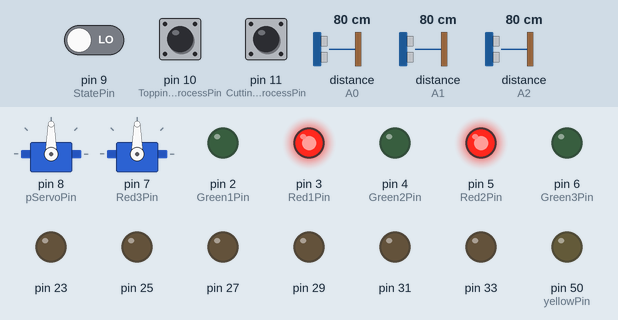
Recording of a sketch running on a simulated Arduino Mega 2560, built with avr-gcc and run on an emulated ATmega2560. On the bench: 2 × servo, output pins drawn as LEDs (lit = HIGH). The test bench sets the inputs (shaded band); at power-on: pin 10 (ToppingStartProcessPin) LOW, distance to the obstacle (sensors on A0, A1, A2) 80 cm, pin 9 (StatePin) LOW, pin 11 (CuttingStartProcessPin) LOW. Pins used as bus, display or sensor lines are not drawn; what the sketch prints to the serial monitor is not drawn.

Above: at 1.2 s.
1.3 s: pin 10 (ToppingStartProcessPin) pulled HIGH for 0.15 s
At 1.7 s:
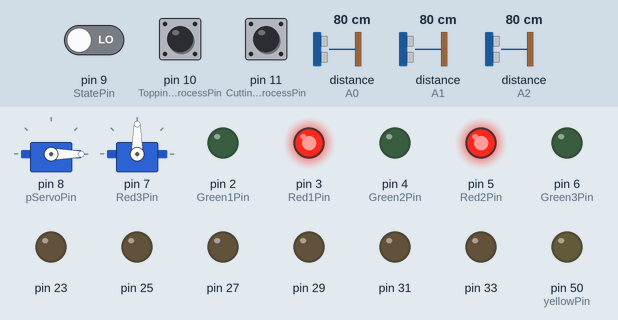
At 4.0 s:
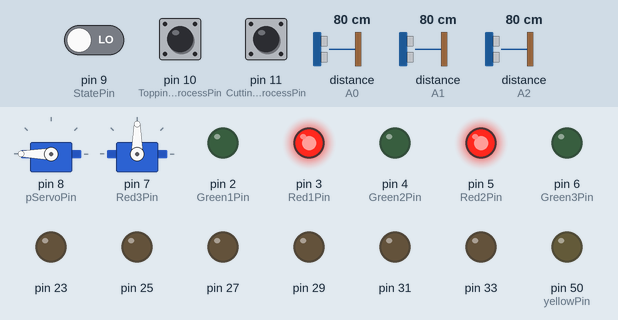
4.4 s: distance to the obstacle (sensor on A0) set to 2 cm
7.4 s: distance to the obstacle (sensor on A1) set to 22 cm
9.8 s: distance to the obstacle (sensor on A1) set to 17 cm
At 10.6 s:
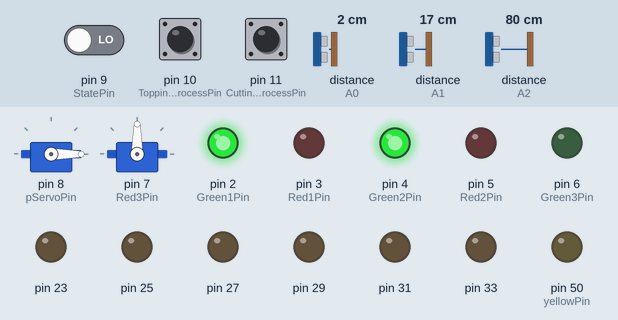
11.3 s: distance to the obstacle (sensor on A2) set to 21 cm
12.8 s: distance to the obstacle (sensor on A2) set to 17 cm
At 13.8 s:
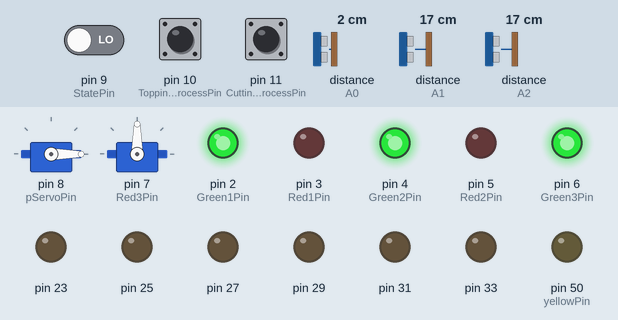
Timing chart, 0 to 15.3 s (numbered marks = the images above; inputs shaded):
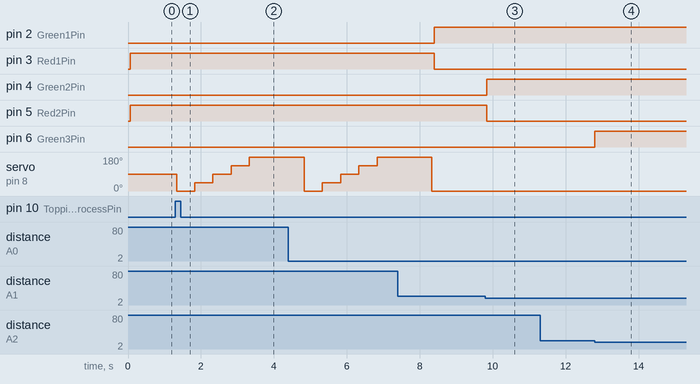

Measured:
- the behaviour switches between 20 and 19 cm on distance to the obstacle (sensor on A1) (found by bisection; images 2 and 3)
- the behaviour switches between 20 and 19 cm on distance to the obstacle (sensor on A2) (found by bisection; images 3 and 4)
- after the input at 1.3 s, servo on pin 8 (pServoPin): 90° → 0° at once, → 45° 0.50 s later, → 90° 0.50 s later, → 135° 0.50 s later, … (5 changes in this stretch)
- after the input at 9.8 s, pin 4 (Green2Pin): LOW → HIGH at once; pin 5 (Red2Pin): HIGH → LOW at once
- after the input at 11.3 s, every drawn part: stays the same
- after the input at 12.8 s, pin 6 (Green3Pin): LOW → HIGH at once

The sketch:

Slave.ino
```cpp
/*
   ╔═════════════════════════╗
   ║Category: School Project ║
   ║File Name: Slave         ║
   ║Programmer: Noam Cohen   ║
   ║Date: 28/5/2021          ║
   ╚═════════════════════════╝
*/

#include <Arduino.h>
#include <SharpIR.h>
#include <Servo.h>

/* Models :
  - GP2Y0A02YK0F --> "20150"
  - GP2Y0A21YK --> "1080"
  - GP2Y0A710K0F --> "100500"
  - GP2YA41SK0F --> "430"
*/
// Global SharpIR Assets
#define irModel 1080
int MinDistanceCM = 19;
int disCM1, disCM2, disCM3;
//==================

// SharpIR #1 Assets
#define irPin1 A0
SharpIR SharpIR1(irPin1, irModel);
//==================

// SharpIR #2 Assets
#define irPin2 A1
SharpIR SharpIR2(irPin2, irModel);
//==================

// SharpIR #3 Assets
#define irPin3 A2
SharpIR SharpIR3(irPin3, irModel);
//==================

// State Yellow LED Assets
#define yellowPin 50
//==================

// LED #1 Assets
#define Green1Pin 2
#define Red1Pin 3
//==================

// LED #2 Assets
#define Green2Pin 4
#define Red2Pin 5
//==================

// LED #3 Assets
#define Green3Pin 6
#define Red3Pin 7

//==================

// MotorDriver1 Assets
#define Motor1Delay 1500
#define Motor2Delay 1500
#define IN1 22
#define IN2 24
#define IN3 26
#define IN4 28

//==================

// MotorDriver2 Assets
#define Motor3Delay 2500
#define IN5 30
#define IN6 32
//==================

// Plate Servo Assets
Servo plateServo;
#define pServoPin 8
//==================

// Rack & Pinion Servo Assets
Servo rackServo;
#define rServoPin 7
int CutPos = 180, shortPos = 100;
//==================

// Functions Assets
#define StatePin 9
#define ToppingStartProcessPin 10
#define CuttingStartProcessPin 11
//==================

void setup() {
  Serial.begin(9600); // Establish communication at 9600 'baud rate'.
  pinMode(Green1Pin, OUTPUT); // Green Led - #1 RGB Led Setup.
  pinMode(Green2Pin, OUTPUT); // Green Led - #2 RGB Led Setup.
  pinMode(Green3Pin, OUTPUT); // Green Led - #3 RGB Led Setup.
  pinMode(Red1Pin, OUTPUT); // Red Led - #1 RGB Led Setup.
  pinMode(Red2Pin, OUTPUT); // Red Led - #2 RGB Led Setup.
  pinMode(Red3Pin, OUTPUT); // Red Led - #3 RGB Led Setup.
  pinMode(yellowPin, OUTPUT);
  for (int i = 22; i < 34; i = i + 2) {
    pinMode(i + 1, OUTPUT ); // 6 Motordrivers connections Setups.
    Serial.println(i);
  }
  // Turns off all motors.
  digitalWrite(IN1, LOW); digitalWrite(IN2, LOW); digitalWrite(IN3, LOW); digitalWrite(IN4, LOW); digitalWrite(IN5, LOW); digitalWrite(IN6, LOW);
  plateServo.attach(pServoPin); // Declaring the pin for the Plate Servo.
  rackServo.attach(rServoPin); // Declaring the pin for the Rack & Pinion Servo.
}

void loop() {
  disCM1 = SharpIR1.distance(); // Returns the distance to the object in container #1.
  disCM2 = SharpIR2.distance(); // Returns the distance to the object in container #2.
  disCM3 = SharpIR3.distance(); // Returns the distance to the object in container #3.

  CheckInvetory1(); // Changes the RGB LED color by deciding if it's empty or not [Container #1].
  CheckInvetory2(); // Changes the RGB LED color by deciding if it's empty or not [Container #2].
  CheckInvetory3(); // Changes the RGB LED color by deciding if it's empty or not [Container #3].

  if (digitalRead(StatePin) == 1) {
    analogWrite(yellowPin, 225);
  }
  else {
    digitalWrite(yellowPin, LOW);
  }

  // Starts the Toppings process if it gets a signal.
  if (digitalRead(ToppingStartProcessPin) == 1) {
    SauceMotor();
    CheeseMotor();
    if (digitalRead(StatePin) == 1) {
      ToppingsMotor(); // Pours toppings if the user declared to do so.
    }
  }

  // Starts the Cutting process if it gets a signal.
  if (digitalRead(CuttingStartProcessPin) == 1) {
    StartCutting();
  }
}

void CheckInvetory1() {
  if (disCM1 <= MinDistanceCM) {
    digitalWrite(Red1Pin, LOW);
    digitalWrite(Green1Pin, HIGH);

  }
  else {
    digitalWrite(Red1Pin, HIGH);
    digitalWrite(Green1Pin, LOW);
  }
}

void CheckInvetory2() {
  if (disCM2 <= MinDistanceCM) {

    digitalWrite(Red2Pin, LOW);
    digitalWrite(Green2Pin, HIGH);
  }
  else {
    digitalWrite(Red2Pin, HIGH);
    digitalWrite(Green2Pin, LOW);
  }
}

void CheckInvetory3() {
  if (disCM3 <= MinDistanceCM) {
    digitalWrite(Red3Pin, LOW);
    digitalWrite(Green3Pin, HIGH);
  }
  else {

    digitalWrite(Red3Pin, HIGH);
    digitalWrite(Green3Pin, LOW);
  }
}

void SauceMotor() {
  plateServo.write(0); delay(500);
  digitalWrite(IN1, HIGH);
  digitalWrite(IN2, LOW);
  plateServo.write(45); delay(500);
  plateServo.write(90); delay(500);
  plateServo.write(135); delay(500);
  plateServo.write(180);
  delay(Motor1Delay);
  digitalWrite(IN1, LOW);
  digitalWrite(IN2, LOW);
  plateServo.write(0);
}

void CheeseMotor() {
  plateServo.write(0); delay(500);
  digitalWrite(IN3, HIGH);
  digitalWrite(IN4, LOW);
  plateServo.write(45); delay(500);
  plateServo.write(90); delay(500);
  plateServo.write(135); delay(500);
  plateServo.write(180);
  delay(Motor2Delay);
  digitalWrite(IN3, LOW);
  digitalWrite(IN4, LOW);
  plateServo.write(0);
}

void ToppingsMotor() {
  plateServo.write(0); delay(500);
  digitalWrite(IN5, HIGH);
  digitalWrite(IN6, LOW);
  plateServo.write(180);
  delay(Motor3Delay);
  digitalWrite(IN5, LOW);
  digitalWrite(IN6, LOW);
}

void StartCutting() {
  // First Cut - 2 Slices
  plateServo.write(0);
  rackServo.write(CutPos); delay(600);
  rackServo.write(shortPos); delay(600);

  // Second Cut - 4 Slices
  plateServo.write(60); delay(600);
  rackServo.write(CutPos);delay(600);
  rackServo.write(shortPos); delay(600);

  // Third Cut - 6 Slices
  plateServo.write(120); delay(600);
  rackServo.write(CutPos);delay(600);

  rackServo.write(0);
  plateServo.write(0);
}
```
